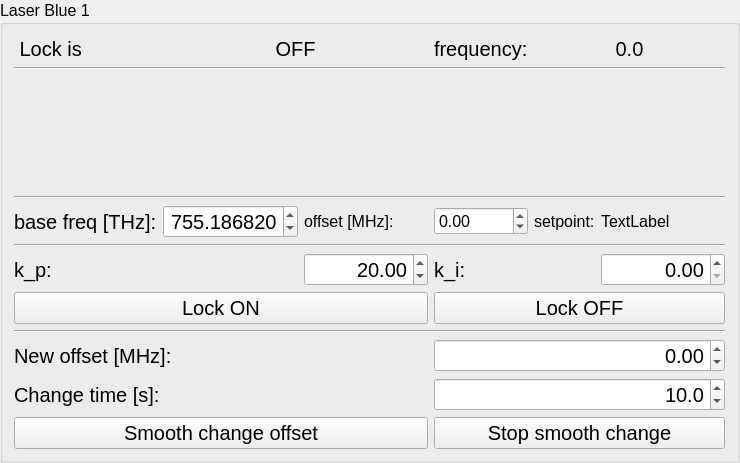
           <widget class="QGroupBox" name="groupBox">
            <property name="font">
             <font>
              <pointsize>12</pointsize>
              <weight>50</weight>
              <bold>false</bold>
             </font>
            </property>
            <property name="title">
             <string>Laser Blue 1</string>
            </property>
            <layout class="QVBoxLayout" name="verticalLayout_2">
             <item>
              <layout class="QGridLayout" name="gridLayout_2">
               <item row="3" column="8">
                <spacer name="verticalSpacer_4">
                 <property name="orientation">
                  <enum>Qt::Vertical</enum>
                 </property>
                 <property name="sizeHint" stdset="0">
                  <size>
                   <width>1</width>
                   <height>40</height>
                  </size>
                 </property>
                </spacer>
               </item>
               <item row="3" column="0" rowspan="3" colspan="8">
                <layout class="QVBoxLayout" name="verticalLayout_nu_laser_blue_1"/>
               </item>
               <item row="9" column="0" colspan="3">
                <widget class="QLabel" name="label_2">
                 <property name="font">
                  <font>
                   <pointsize>15</pointsize>
                  </font>
                 </property>
                 <property name="text">
                  <string>k_p:</string>
                 </property>
                 <property name="alignment">
                  <set>Qt::AlignLeading|Qt::AlignLeft|Qt::AlignVCenter</set>
                 </property>
                </widget>
               </item>
               <item row="6" column="0" colspan="8">
                <widget class="Line" name="line">
                 <property name="orientation">
                  <enum>Qt::Horizontal</enum>
                 </property>
                </widget>
               </item>
               <item row="0" column="3">
                <spacer name="horizontalSpacer_7">
                 <property name="orientation">
                  <enum>Qt::Horizontal</enum>
                 </property>
                 <property name="sizeHint" stdset="0">
                  <size>
                   <width>40</width>
                   <height>1</height>
                  </size>
                 </property>
                </spacer>
               </item>
               <item row="0" column="0">
                <spacer name="horizontalSpacer_10">
                 <property name="orientation">
                  <enum>Qt::Horizontal</enum>
                 </property>
                 <property name="sizeHint" stdset="0">
                  <size>
                   <width>40</width>
                   <height>1</height>
                  </size>
                 </property>
                </spacer>
               </item>
               <item row="0" column="1">
                <spacer name="horizontalSpacer_9">
                 <property name="orientation">
                  <enum>Qt::Horizontal</enum>
                 </property>
                 <property name="sizeHint" stdset="0">
                  <size>
                   <width>40</width>
                   <height>1</height>
                  </size>
                 </property>
                </spacer>
               </item>
               <item row="0" column="7">
                <spacer name="horizontalSpacer_3">
                 <property name="orientation">
                  <enum>Qt::Horizontal</enum>
                 </property>
                 <property name="sizeHint" stdset="0">
                  <size>
                   <width>40</width>
                   <height>1</height>
                  </size>
                 </property>
                </spacer>
               </item>
               <item row="0" column="2">
                <spacer name="horizontalSpacer_8">
                 <property name="orientation">
                  <enum>Qt::Horizontal</enum>
                 </property>
                 <property name="sizeHint" stdset="0">
                  <size>
                   <width>40</width>
                   <height>1</height>
                  </size>
                 </property>
                </spacer>
               </item>
               <item row="8" column="0" colspan="8">
                <widget class="Line" name="line_2">
                 <property name="orientation">
                  <enum>Qt::Horizontal</enum>
                 </property>
                </widget>
               </item>
               <item row="5" column="8">
                <spacer name="verticalSpacer_6">
                 <property name="orientation">
                  <enum>Qt::Vertical</enum>
                 </property>
                 <property name="sizeHint" stdset="0">
                  <size>
                   <width>1</width>
                   <height>40</height>
                  </size>
                 </property>
                </spacer>
               </item>
               <item row="0" column="4">
                <spacer name="horizontalSpacer_6">
                 <property name="orientation">
                  <enum>Qt::Horizontal</enum>
                 </property>
                 <property name="sizeHint" stdset="0">
                  <size>
                   <width>40</width>
                   <height>1</height>
                  </size>
                 </property>
                </spacer>
               </item>
               <item row="4" column="8">
                <spacer name="verticalSpacer_5">
                 <property name="orientation">
                  <enum>Qt::Vertical</enum>
                 </property>
                 <property name="sizeHint" stdset="0">
                  <size>
                   <width>1</width>
                   <height>40</height>
                  </size>
                 </property>
                </spacer>
               </item>
               <item row="0" column="5">
                <spacer name="horizontalSpacer_5">
                 <property name="orientation">
                  <enum>Qt::Horizontal</enum>
                 </property>
                 <property name="sizeHint" stdset="0">
                  <size>
                   <width>40</width>
                   <height>1</height>
                  </size>
                 </property>
                </spacer>
               </item>
               <item row="0" column="6">
                <spacer name="horizontalSpacer_4">
                 <property name="orientation">
                  <enum>Qt::Horizontal</enum>
                 </property>
                 <property name="sizeHint" stdset="0">
                  <size>
                   <width>40</width>
                   <height>1</height>
                  </size>
                 </property>
                </spacer>
               </item>
               <item row="10" column="0" colspan="4">
                <widget class="QPushButton" name="pushButton_lock_laser_blue_1_on">
                 <property name="font">
                  <font>
                   <pointsize>15</pointsize>
                  </font>
                 </property>
                 <property name="text">
                  <string>Lock ON</string>
                 </property>
                 <property name="laserID" stdset="0">
                  <string>blue_1</string>
                 </property>
                </widget>
               </item>
               <item row="10" column="4" colspan="4">
                <widget class="QPushButton" name="pushButton_lock_laser_blue_1_off">
                 <property name="font">
                  <font>
                   <pointsize>15</pointsize>
                  </font>
                 </property>
                 <property name="text">
                  <string>Lock OFF</string>
                 </property>
                 <property name="laserID" stdset="0">
                  <string>blue_1</string>
                 </property>
                </widget>
               </item>
               <item row="1" column="4" colspan="2">
                <widget class="QLabel" name="label">
                 <property name="font">
                  <font>
                   <pointsize>15</pointsize>
                  </font>
                 </property>
                 <property name="text">
                  <string>frequency:</string>
                 </property>
                 <property name="alignment">
                  <set>Qt::AlignLeading|Qt::AlignLeft|Qt::AlignVCenter</set>
                 </property>
                </widget>
               </item>
               <item row="14" column="0" colspan="4">
                <widget class="QPushButton" name="pushButton_smooth_change_laser_blue_1_start">
                 <property name="font">
                  <font>
                   <pointsize>15</pointsize>
                  </font>
                 </property>
                 <property name="text">
                  <string>Smooth change offset</string>
                 </property>
                 <property name="laserID" stdset="0">
                  <string>blue_1</string>
                 </property>
                </widget>
               </item>
               <item row="12" column="4" colspan="4">
                <widget class="QDoubleSpinBox" name="doubleSpinBox_nu_blue_1_smooth_want">
                 <property name="font">
                  <font>
                   <pointsize>15</pointsize>
                  </font>
                 </property>
                 <property name="alignment">
                  <set>Qt::AlignRight|Qt::AlignTrailing|Qt::AlignVCenter</set>
                 </property>
                 <property name="decimals">
                  <number>2</number>
                 </property>
                 <property name="minimum">
                  <double>-1000.000000000000000</double>
                 </property>
                 <property name="maximum">
                  <double>1000.000000000000000</double>
                 </property>
                 <property name="value">
                  <double>0.000000000000000</double>
                 </property>
                 <property name="laserID" stdset="0">
                  <string>blue_1</string>
                 </property>
                </widget>
               </item>
               <item row="12" column="0" colspan="4">
                <widget class="QLabel" name="label_5">
                 <property name="font">
                  <font>
                   <pointsize>15</pointsize>
                  </font>
                 </property>
                 <property name="text">
                  <string>New offset [MHz]:</string>
                 </property>
                </widget>
               </item>
               <item row="14" column="4" colspan="4">
                <widget class="QPushButton" name="pushButton_smooth_change_laser_blue_1_stop">
                 <property name="font">
                  <font>
                   <pointsize>15</pointsize>
                  </font>
                 </property>
                 <property name="text">
                  <string>Stop smooth change</string>
                 </property>
                 <property name="laserID" stdset="0">
                  <string>blue_1</string>
                 </property>
                </widget>
               </item>
               <item row="13" column="0" colspan="4">
                <widget class="QLabel" name="label_6">
                 <property name="font">
                  <font>
                   <pointsize>15</pointsize>
                  </font>
                 </property>
                 <property name="text">
                  <string>Change time [s]:</string>
                 </property>
                </widget>
               </item>
               <item row="13" column="4" colspan="4">
                <widget class="QDoubleSpinBox" name="doubleSpinBox_nu_blue_1_smooth_delta_t">
                 <property name="font">
                  <font>
                   <pointsize>15</pointsize>
                  </font>
                 </property>
                 <property name="alignment">
                  <set>Qt::AlignRight|Qt::AlignTrailing|Qt::AlignVCenter</set>
                 </property>
                 <property name="decimals">
                  <number>1</number>
                 </property>
                 <property name="maximum">
                  <double>300.000000000000000</double>
                 </property>
                 <property name="singleStep">
                  <double>0.100000000000000</double>
                 </property>
                 <property name="value">
                  <double>10.000000000000000</double>
                 </property>
                 <property name="laserID" stdset="0">
                  <string>blue_1</string>
                 </property>
                </widget>
               </item>
               <item row="9" column="3">
                <widget class="QDoubleSpinBox" name="doubleSpinBox_lock_blue_1_k_p">
                 <property name="font">
                  <font>
                   <pointsize>15</pointsize>
                  </font>
                 </property>
                 <property name="alignment">
                  <set>Qt::AlignRight|Qt::AlignTrailing|Qt::AlignVCenter</set>
                 </property>
                 <property name="decimals">
                  <number>2</number>
                 </property>
                 <property name="maximum">
                  <double>999999.000000000000000</double>
                 </property>
                 <property name="singleStep">
                  <double>0.050000000000000</double>
                 </property>
                 <property name="value">
                  <double>20.000000000000000</double>
                 </property>
                 <property name="laserID" stdset="0">
                  <string>blue_1</string>
                 </property>
                </widget>
               </item>
               <item row="11" column="0" colspan="8">
                <widget class="Line" name="line_3">
                 <property name="orientation">
                  <enum>Qt::Horizontal</enum>
                 </property>
                </widget>
               </item>
               <item row="9" column="4" colspan="3">
                <widget class="QLabel" name="label_4">
                 <property name="font">
                  <font>
                   <pointsize>15</pointsize>
                  </font>
                 </property>
                 <property name="text">
                  <string>k_i:</string>
                 </property>
                 <property name="alignment">
                  <set>Qt::AlignLeading|Qt::AlignLeft|Qt::AlignVCenter</set>
                 </property>
                </widget>
               </item>
               <item row="1" column="6" colspan="2">
                <widget class="QLabel" name="label_nu_blue_1_is">
                 <property name="font">
                  <font>
                   <pointsize>15</pointsize>
                  </font>
                 </property>
                 <property name="text">
                  <string>0.0</string>
                 </property>
                 <property name="alignment">
                  <set>Qt::AlignCenter</set>
                 </property>
                </widget>
               </item>
               <item row="9" column="7">
                <widget class="QDoubleSpinBox" name="doubleSpinBox_lock_blue_1_k_i">
                 <property name="font">
                  <font>
                   <pointsize>15</pointsize>
                  </font>
                 </property>
                 <property name="alignment">
                  <set>Qt::AlignRight|Qt::AlignTrailing|Qt::AlignVCenter</set>
                 </property>
                 <property name="decimals">
                  <number>2</number>
                 </property>
                 <property name="maximum">
                  <double>999999.000000000000000</double>
                 </property>
                 <property name="singleStep">
                  <double>0.010000000000000</double>
                 </property>
                 <property name="value">
                  <double>0.000000000000000</double>
                 </property>
                 <property name="laserID" stdset="0">
                  <string>blue_1</string>
                 </property>
                </widget>
               </item>
               <item row="2" column="0" colspan="8">
                <widget class="Line" name="line_4">
                 <property name="orientation">
                  <enum>Qt::Horizontal</enum>
                 </property>
                </widget>
               </item>
               <item row="1" column="0" colspan="2">
                <widget class="QLabel" name="label_7">
                 <property name="font">
                  <font>
                   <pointsize>15</pointsize>
                  </font>
                 </property>
                 <property name="text">
                  <string> Lock is </string>
                 </property>
                </widget>
               </item>
               <item row="1" column="2" colspan="2">
                <widget class="QLabel" name="label_lock_blue_1_status">
                 <property name="font">
                  <font>
                   <pointsize>15</pointsize>
                  </font>
                 </property>
                 <property name="text">
                  <string>OFF</string>
                 </property>
                 <property name="alignment">
                  <set>Qt::AlignCenter</set>
                 </property>
                </widget>
               </item>
               <item row="7" column="0" colspan="2">
                <widget class="QLabel" name="label_3">
                 <property name="font">
                  <font>
                   <pointsize>15</pointsize>
                  </font>
                 </property>
                 <property name="text">
                  <string>base freq [THz]:</string>
                 </property>
                 <property name="alignment">
                  <set>Qt::AlignLeading|Qt::AlignLeft|Qt::AlignVCenter</set>
                 </property>
                </widget>
               </item>
               <item row="7" column="2">
                <widget class="QDoubleSpinBox" name="doubleSpinBox_nu_blue_1_want">
                 <property name="font">
                  <font>
                   <pointsize>15</pointsize>
                  </font>
                 </property>
                 <property name="alignment">
                  <set>Qt::AlignRight|Qt::AlignTrailing|Qt::AlignVCenter</set>
                 </property>
                 <property name="decimals">
                  <number>6</number>
                 </property>
                 <property name="minimum">
                  <double>755.000000000000000</double>
                 </property>
                 <property name="maximum">
                  <double>755.500000000000000</double>
                 </property>
                 <property name="singleStep">
                  <double>0.000001000000000</double>
                 </property>
                 <property name="value">
                  <double>755.186820000000012</double>
                 </property>
                 <property name="laserID" stdset="0">
                  <string>blue_1</string>
                 </property>
                </widget>
               </item>
               <item row="7" column="3">
                <widget class="QLabel" name="label_36">
                 <property name="text">
                  <string>offset [MHz]:</string>
                 </property>
                </widget>
               </item>
               <item row="7" column="4" colspan="2">
                <widget class="QDoubleSpinBox" name="doubleSpinBox_blue_1_offset">
                 <property name="minimum">
                  <double>-1000.000000000000000</double>
                 </property>
                 <property name="maximum">
                  <double>1000.000000000000000</double>
                 </property>
                 <property name="laserID" stdset="0">
                  <string>blue_1</string>
                 </property>
                </widget>
               </item>
               <item row="7" column="6">
                <widget class="QLabel" name="label_37">
                 <property name="text">
                  <string>setpoint:</string>
                 </property>
                </widget>
               </item>
               <item row="7" column="7">
                <widget class="QLabel" name="label_blue_1_setpoint">
                 <property name="text">
                  <string>TextLabel</string>
                 </property>
                </widget>
               </item>
              </layout>
             </item>
            </layout>
           </widget>
